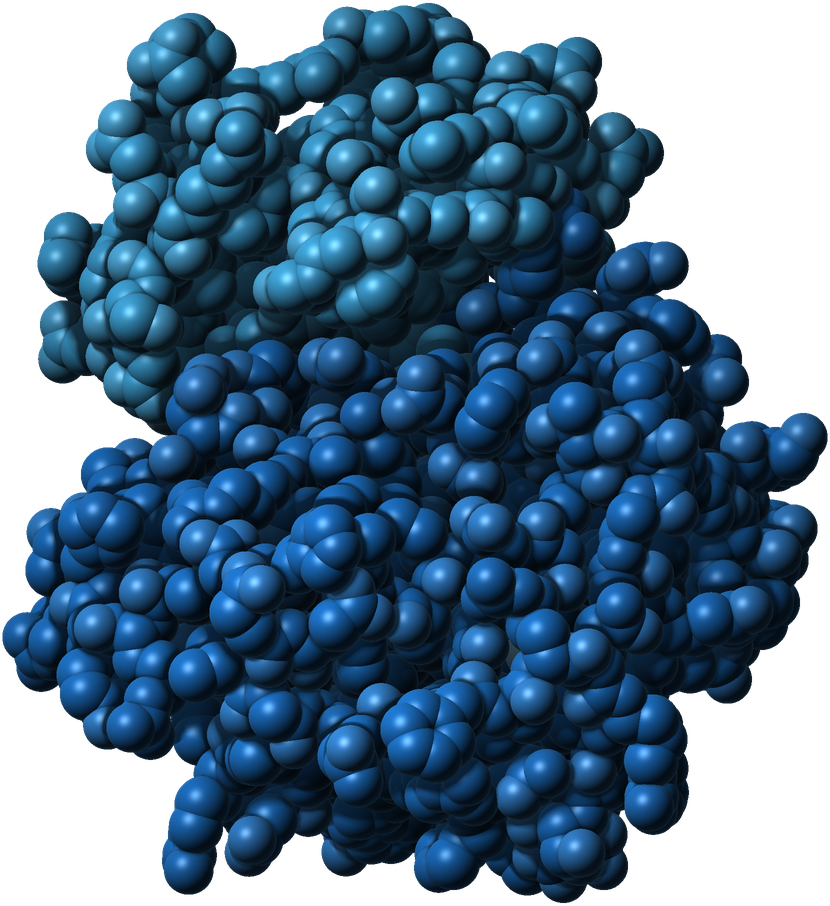

This chart was generated by the following Python code:
#!/usr/bin/env python3
"""Hero render: a space-filling model of human Pim-1 kinase, the kinase Vortex's lead compound VBT-34 is designed against
(NIH 1R43CA281394), from its crystal structure (RCSB PDB 1XWS). Protein atoms only (no ligand, waters or ions shown).
N-lobe (residues < 121) in the logo's bright blue, C-lobe in its deep blue; Lambert + rim + spec + depth AO. Output pim.png (RGBA)."""
import numpy as np, pathlib, sys
from PIL import Image
def _box(a,r,ax):
    a=np.moveaxis(a,ax,0);p=np.concatenate([np.repeat(a[:1],r+1,0),a,np.repeat(a[-1:],r,0)]);c=np.cumsum(p,0)
    return np.moveaxis((c[2*r+1:]-c[:-2*r-1])/(2*r+1),0,ax)
def gf(a,s):
    r=max(1,int(s*0.9))
    for _ in range(3): a=_box(_box(a,r,0),r,1)
    return a
H=pathlib.Path(__file__).resolve().parent
R={'C':1.70,'N':1.55,'O':1.52,'S':1.80}
xyz=[];el=[];res=[]
for l in open(H/'1xws.pdb'):
    if l.startswith('ATOM'):
        e=l[76:78].strip() or l[12:14].strip()[0]
        if e not in R: continue
        xyz.append([float(l[30:38]),float(l[38:46]),float(l[46:54])]);el.append(e);res.append(int(l[22:26]))
X=np.array(xyz);X-=X.mean(0)
w,v=np.linalg.eigh(np.cov(X.T));P=X@v[:,::-1]
def rot(a,ax):
    c,s=np.cos(a),np.sin(a)
    return {'x':np.array([[1,0,0],[0,c,-s],[0,s,c]]),'y':np.array([[c,0,s],[0,1,0],[-s,0,c]]),'z':np.array([[c,-s,0],[s,c,0],[0,0,1]])}[ax]
ang=[float(a) for a in (sys.argv[1:4] if len(sys.argv)>3 else (0.2,0.5,1.75))]
P=P@rot(ang[0],'x').T@rot(ang[1],'y').T@rot(ang[2],'z').T
S=int(sys.argv[4]) if len(sys.argv)>4 else 2000
rad=np.array([R[e] for e in el])
lo=(P[:,:2]-rad[:,None]).min(0);hi=(P[:,:2]+rad[:,None]).max(0)
sc=S*0.9/(hi-lo).max();off=np.array([S,S])/2-(lo+hi)/2*sc
Z=np.full((S,S),-1e9);N=np.zeros((S,S,3));ID=np.full((S,S),-1)
for i in np.argsort(P[:,2]):
    cx,cy=P[i,:2]*sc+off;cy=S-cy;r=rad[i]*sc
    x0,x1=int(max(cx-r,0)),int(min(cx+r+1,S));y0,y1=int(max(cy-r,0)),int(min(cy+r+1,S))
    yy,xx=np.mgrid[y0:y1,x0:x1];dx=(xx+.5-cx)/r;dy=(yy+.5-cy)/r;d2=dx*dx+dy*dy;m=d2<1
    dz=np.sqrt(np.clip(1-d2,0,1));z=P[i,2]*sc+dz*r
    sub=Z[y0:y1,x0:x1];upd=m&(z>sub)
    sub[upd]=z[upd];N[y0:y1,x0:x1][upd]=np.stack([dx,-dy,dz],-1)[upd];ID[y0:y1,x0:x1][upd]=i
mask=ID>=0
Zf=np.where(mask,Z,Z[mask].min()-40*sc/10)
ao=np.zeros_like(Z)
for rr in (6,14,30,60):
    b=gf(Zf,rr);ao+=np.clip((b-Zf)/(rr*1.6),0,1)
ao=np.clip(1-ao/2.2,0,1)
L=np.array([-.5,.55,.68]);L/=np.linalg.norm(L)
lam=np.clip((N*L).sum(-1),0,1)
Hh=L+np.array([0,0,1]);Hh/=np.linalg.norm(Hh);spec=np.clip((N*Hh).sum(-1),0,1)**40
rim=(1-np.clip(N[...,2],0,1))**3
E_=np.array(el);RS=np.array(res)
bright=np.array([70,182,240])/255;deep=np.array([28,112,196])/255
base=np.where((RS<121)[:,None],bright,deep)
base=np.where((E_=='O')[:,None],base*0.86+np.array([.75,.9,1])*0.14,base)
base=np.where((E_=='N')[:,None],base*0.9+np.array([.2,.3,.45])*0.1,base)
base=np.where((E_=='S')[:,None],np.array([150,205,240])/255,base)
col=base[np.clip(ID,0,None)]
zn=(Z-Z[mask].min())/(Z[mask].max()-Z[mask].min()+1e-6);zn=np.where(mask,zn,0)
ink=np.array([8,19,31])/255
shade=(0.10+0.82*lam*(0.55+0.45*ao))[...,None]*col*(0.55+0.45*ao[...,None])
shade+=spec[...,None]*0.32*ao[...,None]+rim[...,None]*np.array([.5,.8,1])*0.16
f=(0.6+0.4*zn[...,None]);shade=shade*f+ink*(1-f)*0.6
img=np.clip(shade*1.18,0,1)
rgba=np.dstack([img*255,mask*255.]).astype(np.uint8)
im=Image.fromarray(rgba,'RGBA').resize((S//2,S//2),Image.LANCZOS)
im=im.crop(im.getbbox());im.save(H/'pim.png');print(im.size,X.shape)
